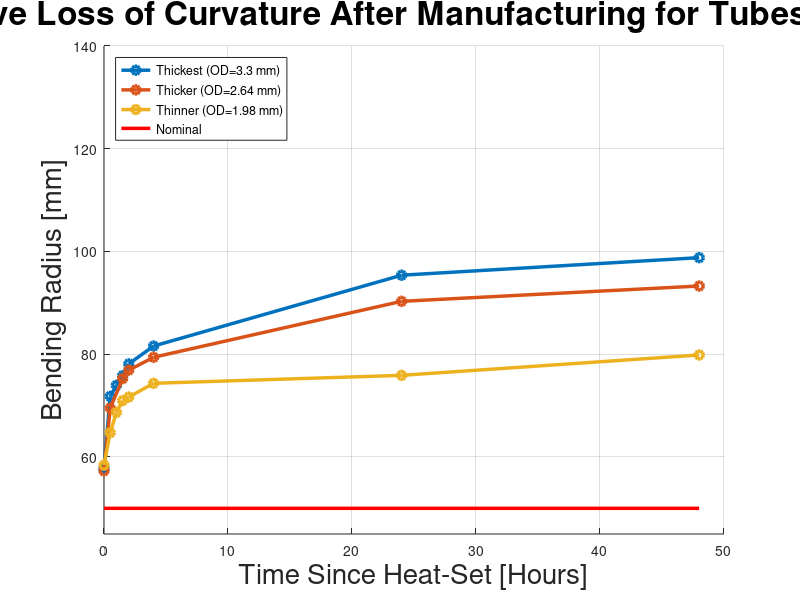

Write MATLAB code to recreate this figure. (Note: this script raises an error after producing the figure.)
% Data analysis for the experiment performed on 3/19/2024
close all; clear; clc;

% Times
t = [0 0.5 1 1.5 2 4 24 48];

% Tube Diameters (mm)
OD = [3.3, 2.64, 1.98];

% Number of speciments per tube OD
n = 5;

% Nominal Curvature (m^-1)
c_nominal = 20;

% Curvature at given times
c0 = [17.30778	18.05598	17.62079	16.81997	16.81849	17.45415	18.44607	18.2113375	17.0247	16.92785	17.12467	18.69455	18.37444	16.49196	17.03821];
c0_5 = [13.92838	15.09799	14.17737	14.06741	12.88529	14.38639	15.38363	14.57354	13.37316	14.02309	15.45006	14.83171	16.86129	13.40585	14.02348];
c1 = [13.52451	14.51855	13.35047	13.37263	12.09968	NaN	14.81256	13.8754	12.54314	13.29897	14.56303	14.65816	16.74375	12.48317	13.23512];
c1_5 = [13.19151	14.02515	12.9556	13.01089	11.58462	13.29171	14.60376	13.56491	12.08651	12.8246	14.09424	14.01165	16.42812	11.89451	12.68456];
c2 = [12.80267	13.63128	12.73062	12.76704	11.14581	13.00526	14.17639	13.32311	11.76491	12.51925	13.95657	13.60454	16.12908889	11.6693	12.32655];
c4 = [12.25764	13.2703	12.08258	12.37369	10.47633	12.59474	13.852875	13.1974	11.08627	12.06393	13.4533	12.98155	16.1265	10.75319	11.29866];
c24 = [10.48561	11.83083	10.43835	11.12082	8.73663	11.07605	12.85178	11.47414	9.23158	11.13155	13.17908	11.64981	15.3303	8.67957	9.3492];
c48 = [10.12283	11.48116	9.97724	9.80391	7.939	10.72232	12.26865	10.93027	8.17978	9.90788	12.52505	10.72055	14.8445	7.60754	8.2595];

% Calculate the Bending Radius: Nominal and at t+0hr, t+0.5hr, and t+4hr (mm)
r_nominal = 1/c_nominal * 1000;
r0 = 1./c0 * 1000;
r0_5 = 1./c0_5 * 1000;
r1 = 1./c1 * 1000;
r1_5 = 1./c1_5 * 1000;
r2 = 1./c2 * 1000;
r4 = 1./c4 * 1000;
r24 = 1./c24 * 1000;
r48 = 1./c48 * 1000;

% % Calculate the rate of Bending Radius Loss (mm/hour)
% rate1 = (r0_5 - r0) / 0.5;
% rate2 = (r1 - r0_5) / 0.5;
% rate3 = (r4 - r1) / 3.0;
% rate4 = (r24 - r4) / 21.0;
% rate5 = (r48 - r24) / 24.0;

%% Formatting

titleSize = 24;
axisLabelSize = 20;
legendSize = 20;
tickSize = 16;
lineWidth = 2.5;

%% Plot curvature loss by batch

% Plot the loss of curvature over time
for jj = 1 : n
    figure('WindowState','fullscreen'); grid on; hold on;
    title(["Progressive Loss of Curvature After Manufacturing for Tubes in batch #" num2str(jj)], "FontSize",titleSize);
    
    for ii = 1 : length(OD)
        radii = [r0(jj+n*(ii-1)) r0_5(jj+n*(ii-1)) r1(jj+n*(ii-1)) r1_5(jj+n*(ii-1)) r2(jj+n*(ii-1)) r4(jj+n*(ii-1)) r24(jj+n*(ii-1)) r48(jj+n*(ii-1))];
        plot(t(isfinite(radii)), radii(isfinite(radii)),"-o","LineWidth",lineWidth);
        xlabel("Time Since Heat-Set [Hours]", "FontSize", axisLabelSize);
        ylabel("Bending Radius [mm]", "FontSize", axisLabelSize);
        ylim([45 140]);
    end

    plot([0 t(end)], [r_nominal, r_nominal], "LineWidth", 2.5, "Color", "red");

    legend({"Thickest (OD=3.3 mm)", "Thicker (OD=2.64 mm)", "Thinner (OD=1.98 mm)", "Nominal"}, "Location", "northwest");

    saveas(gcf,"./relaxation/batch"+num2str(jj)+"_extra.png");
    saveas(gcf,"./relaxation/batch"+num2str(jj)+"_extra.svg");
end

%% Plot the loss of curvature over time / group by tube OD

tube_type = {"Thickest", "Thicker", "Thinnest"};

for jj = 1 : length(OD)
    figure('WindowState','fullscreen'); grid on; hold on;
    
    for ii = 1 : n
        radii = [r0(ii+n*(jj-1)) r0_5(ii+n*(jj-1)) r1(ii+n*(jj-1)) r1_5(ii+n*(jj-1)) r2(ii+n*(jj-1)) r4(ii+n*(jj-1)) r24(ii+n*(jj-1)) r48(ii+n*(jj-1))];
        plot(t(isfinite(radii)), radii(isfinite(radii)),"-o","LineWidth",lineWidth);
    end

    plot([0 t(end)], [r_nominal, r_nominal], "LineWidth", 2.5, "Color", "red");

    ax=gca;
    ax.FontSize = tickSize;

    xlabel("Time Since Heat-Set [Hours]", "FontSize", axisLabelSize);
    ylabel("Bending Radius [mm]", "FontSize", axisLabelSize)
    ylim([45 140]);

    title_string = ["Progressive Loss of Curvature After Manufacturing" "for Tubes with Outer Diameter " + num2str(OD(jj)) + " mm"];
    title(title_string, "FontSize",titleSize);

    legend({"Specimen 1", "Specimen 2", "Specimen 3", "Specimen 4", "Specimen 5", "Nominal"}, "Location", "northwest", "FontSize", legendSize);

    saveas(gcf,"./relaxation/"+tube_type{jj}+"_extra.png");
    saveas(gcf,"./relaxation/"+tube_type{jj}+"_extra.svg");
end

% %% Plot all  the tubes on one figure
% 
% figure('WindowState','maximized'); grid on; hold on;
% 
% tube_type = {"Thickest", "Thicker", "Thinnest"};
% 
% plot([0 t(end)], [r_nominal, r_nominal], "LineWidth", 2.5, "Color", "red");
% 
% for jj = 1 : n
%     for ii = 1 : length(OD)
%         radii = [r0(jj+n*(ii-1)) r0_5(jj+n*(ii-1)) r1(jj+n*(ii-1)) r4(jj+n*(ii-1)) r24(jj+n*(ii-1)) r48(jj+n*(ii-1))];
%         line = plot(t(isfinite(radii)), radii(isfinite(radii)),"-o","LineWidth",lineWidth);
%         line.SeriesIndex = ii + 1;
%     end
% end
% 
% ax=gca;
% ax.FontSize = tickSize;
% 
% xlabel("Time Since Heat-Set [Hours]", "FontSize", axisLabelSize);
% ylabel("Bending Radius [mm]", "FontSize", axisLabelSize)
% ylim([45 140]);
% 
% title_string = "Progressive Loss of Curvature Over Time After Heat-Setting";
% title(title_string, "FontSize",titleSize);
% 
% legend({"Nominal", "Thickest (OD=3.3 mm)", "Thicker (OD=2.64 mm)", "Thinner (OD=1.98 mm)"}, "Location", "northwest");
% 
% saveas(gcf,"./relaxation/"+"relaxation_all"+".png");

%% Make a boxplot with all 15 tubes

figure('WindowState','maximized'); grid on; hold on;

boxplot_times = [0 24 48];
c_box = [c0; c24; c48]';
r_box = 1000 ./ c_box;

boxplot(r_box, boxplot_times);
plot([0.5 3.5], [r_nominal, r_nominal], "LineWidth", 2.5, "Color", "red");

ax=gca;
ax.FontSize = tickSize;

title_string = "Progressive Loss of Curvature Over Time After Heat-Setting";
title(title_string, "FontSize",titleSize);

xlabel("Time Since Heat-Set [Hours]", "FontSize", axisLabelSize);
ylabel("Bending Radius [mm]", "FontSize", axisLabelSize)
ylim([45 140]);
xlim([0.5 3.5]);

legend({"Nominal Bending Radius"}, "Location", "northwest");

saveas(gcf,"./relaxation/"+"relaxation_box"+".png");
